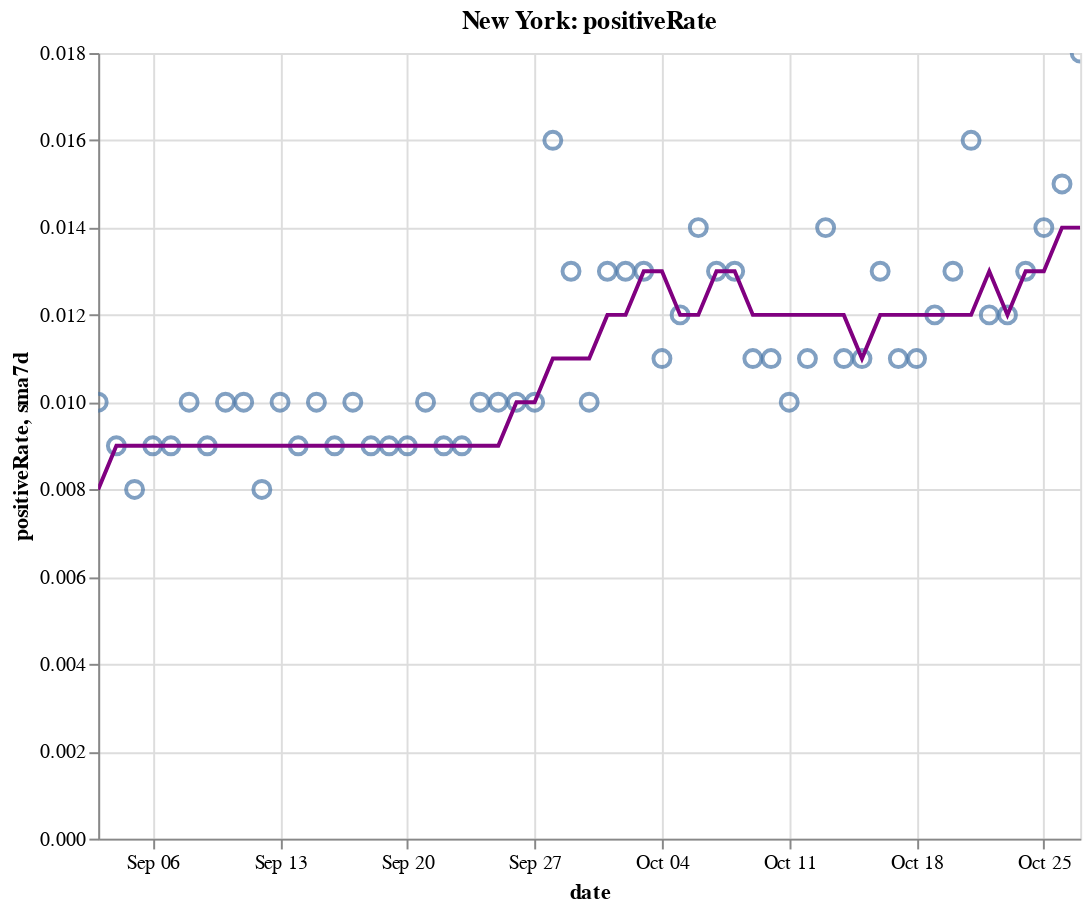

Notebook cell for this chart:
### Code cell
create_plot(ny, 'positiveRate')

### Figure 1 — Vega-Lite specification as saved in the notebook (floating-point values rounded to 4 significant figures)
{"config": {"view": {"continuousWidth": 400, "continuousHeight": 300}}, "layer": [{"layer": [{"mark": {"type": "point", "size": 75}, "encoding": {"tooltip": [{"type": "temporal", "field": "date"}, {"type": "quantitative", "field": "positiveRate"}, {"type": "quantitative", "field": "sma7d"}], "x": {"type": "temporal", "field": "date"}, "y": {"type": "quantitative", "field": "positiveRate"}}, "selection": {"selector010": {"type": "interval", "bind": "scales", "encodings": ["x", "y"]}}}, {"mark": {"type": "line", "color": "purple"}, "encoding": {"x": {"type": "temporal", "field": "date"}, "y": {"type": "quantitative", "field": "sma7d"}}}]}, {"mark": {"type": "rule", "color": "#aaa"}, "encoding": {"x": {"type": "temporal", "field": "date"}}, "transform": [{"filter": {"selection": "selector009"}}]}, {"mark": "circle", "encoding": {"opacity": {"condition": {"value": 1, "selection": "selector009"}, "value": 0}, "tooltip": [{"type": "temporal", "field": "date"}, {"type": "quantitative", "field": "positiveRate"}, {"type": "quantitative", "field": "sma7d"}], "x": {"type": "temporal", "field": "date"}, "y": {"type": "quantitative", "field": "positiveRate"}}, "selection": {"selector009": {"type": "single", "encodings": ["x"], "on": "mouseover", "nearest": true, "empty": "none"}}}, {"mark": {"type": "text", "align": "left", "dx": 5, "dy": -5, "stroke": "white", "strokeWidth": 2}, "encoding": {"text": {"type": "quantitative", "field": "positiveRate"}, "tooltip": [{"type": "temporal", "field": "date"}, {"type": "quantitative", "field": "positiveRate"}, {"type": "quantitative", "field": "sma7d"}], "x": {"type": "temporal", "field": "date"}, "y": {"type": "quantitative", "field": "positiveRate"}}, "transform": [{"filter": {"selection": "selector009"}}]}, {"mark": {"type": "text", "align": "left", "dx": 5, "dy": -5}, "encoding": {"text": {"type": "quantitative", "field": "positiveRate"}, "tooltip": [{"type": "temporal", "field": "date"}, {"type": "quantitative", "field": "positiveRate"}, {"type": "quantitative", "field": "sma7d"}], "x": {"type": "temporal", "field": "date"}, "y": {"type": "quantitative", "field": "positiveRate"}}, "transform": [{"filter": {"selection": "selector009"}}]}], "data": {"name": "data-e9cf133c727c23a4b0dbf716f2b933bc"}, "height": 400, "title": "New York: positiveRate", "width": 500, "$schema": "https://vega.github.io/schema/vega-lite/v4.8.1.json", "datasets": {"data-e9cf133c727c23a4b0dbf716f2b933bc": [{"date": "2020-09-03T00:00:00", "totalTestResultsIncrease": 88980.0, "positiveIncrease": 889.0, "death": 25340.0, "deathIncrease": 7.0, "positiveRate": 0.01, "state": "New York", "sma7d": 0.008}, {"date": "2020-09-04T00:00:00", "totalTestResultsIncrease": 93400.0, "positiveIncrease": 864.0, "death": 25350.0, "deathIncrease": 5.0, "positiveRate": 0.009, "state": "New York", "sma7d": 0.009}, {"date": "2020-09-05T00:00:00", "totalTestResultsIncrease": 99760.0, "positiveIncrease": 801.0, "death": 25350.0, "deathIncrease": 2.0, "positiveRate": 0.008, "state": "New York", "sma7d": 0.009}, {"date": "2020-09-06T00:00:00", "totalTestResultsIncrease": 85630.0, "positiveIncrease": 729.0, "death": 25360.0, "deathIncrease": 9.0, "positiveRate": 0.009, "state": "New York", "sma7d": 0.009}, {"date": "2020-09-07T00:00:00", "totalTestResultsIncrease": 58860.0, "positiveIncrease": 520.0, "death": 25360.0, "deathIncrease": 2.0, "positiveRate": 0.009, "state": "New York", "sma7d": 0.009}, {"date": "2020-09-08T00:00:00", "totalTestResultsIncrease": 57830.0, "positiveIncrease": 557.0, "death": 25370.0, "deathIncrease": 6.0, "positiveRate": 0.01, "state": "New York", "sma7d": 0.009}, {"date": "2020-09-09T00:00:00", "totalTestResultsIncrease": 63230.0, "positiveIncrease": 576.0, "death": 25370.0, "deathIncrease": 3.0, "positiveRate": 0.009, "state": "New York", "sma7d": 0.009}, {"date": "2020-09-10T00:00:00", "totalTestResultsIncrease": 76810.0, "positiveIncrease": 757.0, "death": 25380.0, "deathIncrease": 7.0, "positiveRate": 0.01, "state": "New York", "sma7d": 0.009}, {"date": "2020-09-11T00:00:00", "totalTestResultsIncrease": 89720.0, "positiveIncrease": 880.0, "death": 25380.0, "deathIncrease": 5.0, "positiveRate": 0.01, "state": "New York", "sma7d": 0.009}, {"date": "2020-09-12T00:00:00", "totalTestResultsIncrease": 102900.0, "positiveIncrease": 849.0, "death": 25380.0, "deathIncrease": 2.0, "positiveRate": 0.008, "state": "New York", "sma7d": 0.009}, {"date": "2020-09-13T00:00:00", "totalTestResultsIncrease": 72670.0, "positiveIncrease": 725.0, "death": 25390.0, "deathIncrease": 6.0, "positiveRate": 0.01, "state": "New York", "sma7d": 0.009}, {"date": "2020-09-14T00:00:00", "totalTestResultsIncrease": 63360.0, "positiveIncrease": 583.0, "death": 25390.0, "deathIncrease": 4.0, "positiveRate": 0.009, "state": "New York", "sma7d": 0.009}, {"date": "2020-09-15T00:00:00", "totalTestResultsIncrease": 73680.0, "positiveIncrease": 766.0, "death": 25400.0, "deathIncrease": 11.0, "positiveRate": 0.01, "state": "New York", "sma7d": 0.009}, {"date": "2020-09-16T00:00:00", "totalTestResultsIncrease": 75090.0, "positiveIncrease": 652.0, "death": 25410.0, "deathIncrease": 5.0, "positiveRate": 0.009, "state": "New York", "sma7d": 0.009}, {"date": "2020-09-17T00:00:00", "totalTestResultsIncrease": 91500.0, "positiveIncrease": 896.0, "death": 25410.0, "deathIncrease": 3.0, "positiveRate": 0.01, "state": "New York", "sma7d": 0.009}, {"date": "2020-09-18T00:00:00", "totalTestResultsIncrease": 89730.0, "positiveIncrease": 790.0, "death": 25420.0, "deathIncrease": 10.0, "positiveRate": 0.009, "state": "New York", "sma7d": 0.009}, {"date": "2020-09-19T00:00:00", "totalTestResultsIncrease": 110400.0, "positiveIncrease": 986.0, "death": 25420.0, "deathIncrease": 2.0, "positiveRate": 0.009, "state": "New York", "sma7d": 0.009}, {"date": "2020-09-20T00:00:00", "totalTestResultsIncrease": 100400.0, "positiveIncrease": 862.0, "death": 25430.0, "deathIncrease": 2.0, "positiveRate": 0.009, "state": "New York", "sma7d": 0.009}, {"date": "2020-09-21T00:00:00", "totalTestResultsIncrease": 58320.0, "positiveIncrease": 573.0, "death": 25430.0, "deathIncrease": 1.0, "positiveRate": 0.01, "state": "New York", "sma7d": 0.009}, {"date": "2020-09-22T00:00:00", "totalTestResultsIncrease": 84000.0, "positiveIncrease": 754.0, "death": 25430.0, "deathIncrease": 4.0, "positiveRate": 0.009, "state": "New York", "sma7d": 0.009}, {"date": "2020-09-23T00:00:00", "totalTestResultsIncrease": 70930.0, "positiveIncrease": 665.0, "death": 25440.0, "deathIncrease": 5.0, "positiveRate": 0.009, "state": "New York", "sma7d": 0.009}, {"date": "2020-09-24T00:00:00", "totalTestResultsIncrease": 92950.0, "positiveIncrease": 955.0, "death": 25440.0, "deathIncrease": 2.0, "positiveRate": 0.01, "state": "New York", "sma7d": 0.009}, {"date": "2020-09-25T00:00:00", "totalTestResultsIncrease": 94820.0, "positiveIncrease": 908.0, "death": 25450.0, "deathIncrease": 7.0, "positiveRate": 0.01, "state": "New York", "sma7d": 0.009}, {"date": "2020-09-26T00:00:00", "totalTestResultsIncrease": 99950.0, "positiveIncrease": 1005.0, "death": 25450.0, "deathIncrease": 4.0, "positiveRate": 0.01, "state": "New York", "sma7d": 0.01}, {"date": "2020-09-27T00:00:00", "totalTestResultsIncrease": 84770.0, "positiveIncrease": 866.0, "death": 25460.0, "deathIncrease": 6.0, "positiveRate": 0.01, "state": "New York", "sma7d": 0.01}, {"date": "2020-09-28T00:00:00", "totalTestResultsIncrease": 52940.0, "positiveIncrease": 834.0, "death": 25470.0, "deathIncrease": 12.0, "positiveRate": 0.016, "state": "New York", "sma7d": 0.011}, {"date": "2020-09-29T00:00:00", "totalTestResultsIncrease": 88230.0, "positiveIncrease": 1189.0, "death": 25470.0, "deathIncrease": 2.0, "positiveRate": 0.013, "state": "New York", "sma7d": 0.011}, {"date": "2020-09-30T00:00:00", "totalTestResultsIncrease": 97960.0, "positiveIncrease": 1000.0, "death": 25480.0, "deathIncrease": 9.0, "positiveRate": 0.01, "state": "New York", "sma7d": 0.011}, {"date": "2020-10-01T00:00:00", "totalTestResultsIncrease": 109200.0, "positiveIncrease": 1382.0, "death": 25490.0, "deathIncrease": 11.0, "positiveRate": 0.013, "state": "New York", "sma7d": 0.012}, {"date": "2020-10-02T00:00:00", "totalTestResultsIncrease": 119500.0, "positiveIncrease": 1598.0, "death": 25500.0, "deathIncrease": 7.0, "positiveRate": 0.013, "state": "New York", "sma7d": 0.012}, {"date": "2020-10-03T00:00:00", "totalTestResultsIncrease": 134300.0, "positiveIncrease": 1731.0, "death": 25500.0, "deathIncrease": 8.0, "positiveRate": 0.013, "state": "New York", "sma7d": 0.013}, {"date": "2020-10-04T00:00:00", "totalTestResultsIncrease": 110300.0, "positiveIncrease": 1222.0, "death": 25520.0, "deathIncrease": 14.0, "positiveRate": 0.011, "state": "New York", "sma7d": 0.013}, {"date": "2020-10-05T00:00:00", "totalTestResultsIncrease": 76400.0, "positiveIncrease": 933.0, "death": 25530.0, "deathIncrease": 8.0, "positiveRate": 0.012, "state": "New York", "sma7d": 0.012}, {"date": "2020-10-06T00:00:00", "totalTestResultsIncrease": 96360.0, "positiveIncrease": 1393.0, "death": 25540.0, "deathIncrease": 9.0, "positiveRate": 0.014, "state": "New York", "sma7d": 0.012}, {"date": "2020-10-07T00:00:00", "totalTestResultsIncrease": 108200.0, "positiveIncrease": 1360.0, "death": 25540.0, "deathIncrease": 9.0, "positiveRate": 0.013, "state": "New York", "sma7d": 0.013}, {"date": "2020-10-08T00:00:00", "totalTestResultsIncrease": 145800.0, "positiveIncrease": 1836.0, "death": 25560.0, "deathIncrease": 10.0, "positiveRate": 0.013, "state": "New York", "sma7d": 0.013}, {"date": "2020-10-09T00:00:00", "totalTestResultsIncrease": 139300.0, "positiveIncrease": 1592.0, "death": 25560.0, "deathIncrease": 6.0, "positiveRate": 0.011, "state": "New York", "sma7d": 0.012}, {"date": "2020-10-10T00:00:00", "totalTestResultsIncrease": 134600.0, "positiveIncrease": 1447.0, "death": 25570.0, "deathIncrease": 8.0, "positiveRate": 0.011, "state": "New York", "sma7d": 0.012}, {"date": "2020-10-11T00:00:00", "totalTestResultsIncrease": 118300.0, "positiveIncrease": 1143.0, "death": 25570.0, "deathIncrease": 5.0, "positiveRate": 0.01, "state": "New York", "sma7d": 0.012}, {"date": "2020-10-12T00:00:00", "totalTestResultsIncrease": 91790.0, "positiveIncrease": 1029.0, "death": 25590.0, "deathIncrease": 13.0, "positiveRate": 0.011, "state": "New York", "sma7d": 0.012}, {"date": "2020-10-13T00:00:00", "totalTestResultsIncrease": 99070.0, "positiveIncrease": 1393.0, "death": 25600.0, "deathIncrease": 11.0, "positiveRate": 0.014, "state": "New York", "sma7d": 0.012}, {"date": "2020-10-14T00:00:00", "totalTestResultsIncrease": 111700.0, "positiveIncrease": 1232.0, "death": 25600.0, "deathIncrease": 7.0, "positiveRate": 0.011, "state": "New York", "sma7d": 0.012}, {"date": "2020-10-15T00:00:00", "totalTestResultsIncrease": 133200.0, "positiveIncrease": 1460.0, "death": 25620.0, "deathIncrease": 13.0, "positiveRate": 0.011, "state": "New York", "sma7d": 0.011}, {"date": "2020-10-16T00:00:00", "totalTestResultsIncrease": 136000.0, "positiveIncrease": 1707.0, "death": 25630.0, "deathIncrease": 10.0, "positiveRate": 0.013, "state": "New York", "sma7d": 0.012}, {"date": "2020-10-17T00:00:00", "totalTestResultsIncrease": 160000.0, "positiveIncrease": 1784.0, "death": 25640.0, "deathIncrease": 9.0, "positiveRate": 0.011, "state": "New York", "sma7d": 0.012}, {"date": "2020-10-18T00:00:00", "totalTestResultsIncrease": 128800.0, "positiveIncrease": 1390.0, "death": 25640.0, "deathIncrease": 7.0, "positiveRate": 0.011, "state": "New York", "sma7d": 0.012}, {"date": "2020-10-19T00:00:00", "totalTestResultsIncrease": 82010.0, "positiveIncrease": 998.0, "death": 25660.0, "deathIncrease": 15.0, "positiveRate": 0.012, "state": "New York", "sma7d": 0.012}, {"date": "2020-10-20T00:00:00", "totalTestResultsIncrease": 90540.0, "positiveIncrease": 1201.0, "death": 25670.0, "deathIncrease": 13.0, "positiveRate": 0.013, "state": "New York", "sma7d": 0.012}, {"date": "2020-10-21T00:00:00", "totalTestResultsIncrease": 124800.0, "positiveIncrease": 2026.0, "death": 25680.0, "deathIncrease": 7.0, "positiveRate": 0.016, "state": "New York", "sma7d": 0.012}, {"date": "2020-10-22T00:00:00", "totalTestResultsIncrease": 135300.0, "positiveIncrease": 1628.0, "death": 25690.0, "deathIncrease": 15.0, "positiveRate": 0.012, "state": "New York", "sma7d": 0.013}, {"date": "2020-10-23T00:00:00", "totalTestResultsIncrease": 141500.0, "positiveIncrease": 1637.0, "death": 25700.0, "deathIncrease": 11.0, "positiveRate": 0.012, "state": "New York", "sma7d": 0.012}, {"date": "2020-10-24T00:00:00", "totalTestResultsIncrease": 156900.0, "positiveIncrease": 2061.0, "death": 25720.0, "deathIncrease": 13.0, "positiveRate": 0.013, "state": "New York", "sma7d": 0.013}, {"date": "2020-10-25T00:00:00", "totalTestResultsIncrease": 120800.0, "positiveIncrease": 1632.0, "death": 25730.0, "deathIncrease": 12.0, "positiveRate": 0.014, "state": "New York", "sma7d": 0.013}, {"date": "2020-10-26T00:00:00", "totalTestResultsIncrease": 82120.0, "positiveIncrease": 1191.0, "death": 25740.0, "deathIncrease": 12.0, "positiveRate": 0.015, "state": "New York", "sma7d": 0.014}, {"date": "2020-10-27T00:00:00", "totalTestResultsIncrease": 111600.0, "positiveIncrease": 1991.0, "death": 25760.0, "deathIncrease": 16.0, "positiveRate": 0.018, "state": "New York", "sma7d": 0.014}]}}
